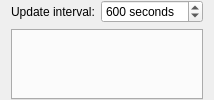
<?xml version="1.0" encoding="UTF-8"?>
<ui version="4.0">
 <class>NetworkObjectDirectoryConfigurationPage</class>
 <widget class="QWidget" name="NetworkObjectDirectoryConfigurationPage">
  <property name="windowTitle">
   <string notr="true">Locations &amp; computers</string>
  </property>
  <layout class="QVBoxLayout" name="verticalLayout" stretch="0,1">
   <property name="topMargin">
    <number>0</number>
   </property>
   <property name="bottomMargin">
    <number>0</number>
   </property>
   <item>
    <layout class="QHBoxLayout" name="horizontalLayout">
     <item>
      <widget class="QLabel" name="enabledNetworkObjectDirectoryPlugins">
       <property name="text">
        <string>Update interval:</string>
       </property>
      </widget>
     </item>
     <item>
      <widget class="QSpinBox" name="networkObjectDirectoryUpdateInterval">
       <property name="suffix">
        <string> seconds</string>
       </property>
       <property name="minimum">
        <number>10</number>
       </property>
       <property name="maximum">
        <number>3600</number>
       </property>
       <property name="value">
        <number>600</number>
       </property>
      </widget>
     </item>
    </layout>
   </item>
   <item>
    <widget class="QTabWidget" name="tabWidget"/>
   </item>
  </layout>
 </widget>
 <resources/>
 <connections/>
</ui>
